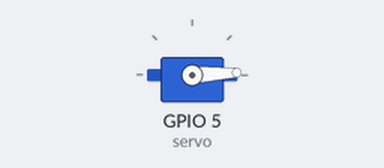
Recording of a sketch running on a simulated ESP32. On the bench: servo.

Above: at 0.05 s.
At 1.3 s:
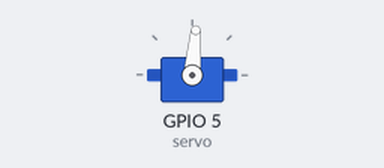
At 2.6 s:
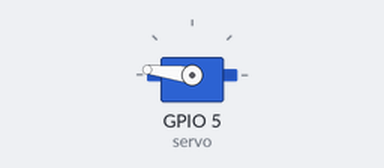
At 5.2 s:
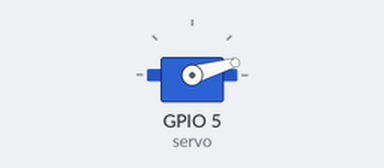
Timing chart, 0 to 7.1 s (numbered marks = the images above):
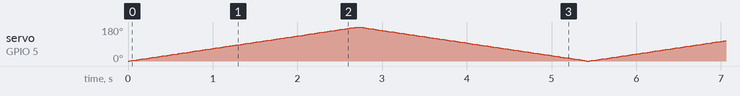

The sketch:

servo.ino
```cpp
#include <ESP32Servo.h>

Servo servo;  // create servo object to control a servo
// twelve servo objects can be created on most boards

int pos = 0;    // variable to store the servo position

void setup() {
  servo.attach(5);    // attaches the servo on pin 9 to the servo object
}

void loop() {
  for (pos = 0; pos <= 180; pos += 1) { // goes from 0 degrees to 180 degrees
    // in steps of 1 degree
    servo.write(pos);              // tell servo to go to position in variable 'pos'
    delay(15);                       // waits 15 ms for the servo to reach the position
  }
  for (pos = 180; pos >= 0; pos -= 1) { // goes from 180 degrees to 0 degrees
    servo.write(pos);              // tell servo to go to position in variable 'pos'
    delay(15);                       // waits 15 ms for the servo to reach the position
  }
}
```
